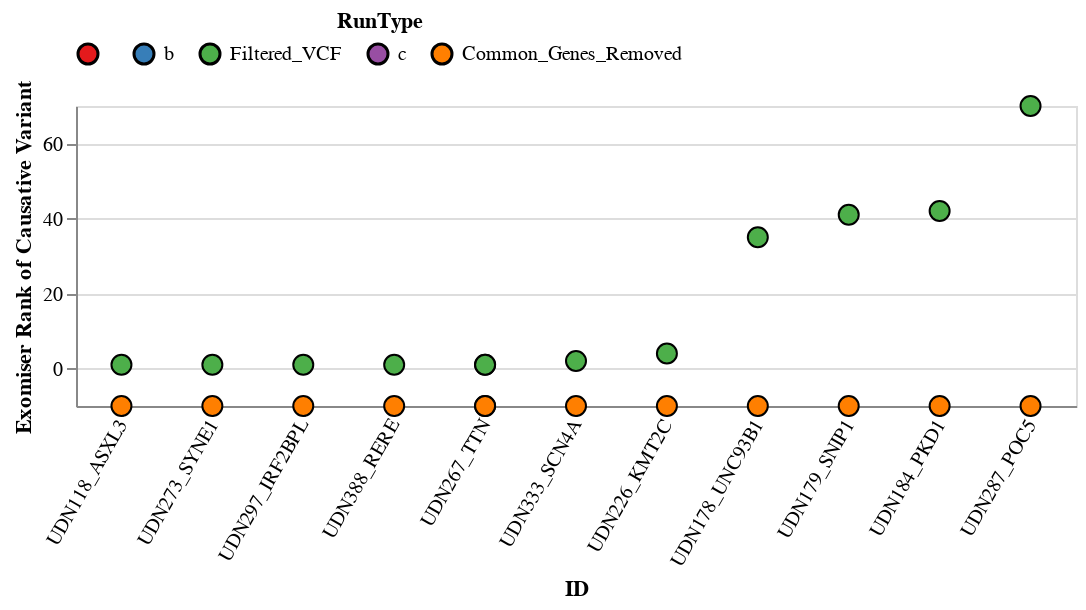

The cell this chart's notebook holds for it:
### Code cell
data = []
to_plot = []
to_plot_2 = []
to_plot_lost =[]

unfiltered_run_type = 'OG'
filtered_run_type = 'gene_p_filt'
successes = input[input['Class'] == 'OG']

for i, patient_row in successes.iterrows():
    ID = patient_row['Dumb_ID']
    variant = patient_row['Diagnostic_Variant']
    ranks = input[(input['Dumb_ID']==ID )& (input['Diagnostic_Variant']==variant)]
    unfiltered_rank = ranks[ranks['Class']==unfiltered_run_type]['Rank'].item()
    filtered_rank = ranks[ranks['Class']==filtered_run_type]['Rank'].item()
    difference = abs(unfiltered_rank - filtered_rank)
    data.append([ID, unfiltered_rank, difference, 'Filtered_VCF'])
    data.append([ID, filtered_rank, difference, 'Common_Genes_Removed'])

    if unfiltered_rank !=filtered_rank:
        if filtered_rank == -10:
            to_plot_lost.append(ID)
        else:
            # if difference > 10:
            #     to_plot_2.append(ID)
            # else:
            to_plot.append(ID)
    


df = pd.DataFrame(data, columns=['ID', 'Rank', 'Diff', 'RunType'])
print(len(to_plot_lost))

source = df[df['ID'].isin(to_plot_lost)].sort_values(by='Diff', ascending=True)
source=source[source['Diff']!=0]
order = list(source['ID'])
print(len(source)/2)
lost = alt.Chart(source).mark_circle(size=100, filled=True, stroke='black',strokeWidth=1, opacity=1).encode(
    x=alt.X('ID', sort=order,axis=alt.Axis(labelAngle=-60)),
    y=alt.Y('Rank', title='Exomiser Rank of Causative Variant'),#, scale=alt.Scale(domain=[0,29.1])),
    #size = 'Term_Diff',
     color=alt.Color('RunType', sort=['Common_Genes_Removed', 'Filtered'], scale=alt.Scale(scheme='set1', domain=['', 'b', 'Filtered_VCF','c','Common_Genes_Removed']), legend=alt.Legend(
        orient='top',
        direction='horizontal',
        titleAnchor='middle')),
    tooltip = ['RunType', 'ID', 'Rank', 'Diff']
).properties(
    height=150,
    width=500)

lost

### Figure 1 — Vega-Lite specification as saved in the notebook (floating-point values rounded to 4 significant figures)
{"config": {"view": {"continuousWidth": 300, "continuousHeight": 300}}, "data": {"name": "data-4a563342bcd89c334c4219379e6e8aca"}, "mark": {"type": "circle", "filled": true, "opacity": 1, "size": 100, "stroke": "black", "strokeWidth": 1}, "encoding": {"color": {"field": "RunType", "legend": {"direction": "horizontal", "orient": "top", "titleAnchor": "middle"}, "scale": {"domain": ["", "b", "Filtered_VCF", "c", "Common_Genes_Removed"], "scheme": "set1"}, "sort": ["Common_Genes_Removed", "Filtered"], "type": "nominal"}, "tooltip": [{"field": "RunType", "type": "nominal"}, {"field": "ID", "type": "nominal"}, {"field": "Rank", "type": "quantitative"}, {"field": "Diff", "type": "quantitative"}], "x": {"axis": {"labelAngle": -60}, "field": "ID", "sort": ["UDN118_ASXL3", "UDN118_ASXL3", "UDN273_SYNE1", "UDN273_SYNE1", "UDN297_IRF2BPL", "UDN297_IRF2BPL", "UDN388_RERE", "UDN388_RERE", "UDN267_TTN", "UDN267_TTN", "UDN267_TTN", "UDN267_TTN", "UDN333_SCN4A", "UDN333_SCN4A", "UDN226_KMT2C", "UDN226_KMT2C", "UDN178_UNC93B1", "UDN178_UNC93B1", "UDN179_SNIP1", "UDN179_SNIP1", "UDN184_PKD1", "UDN184_PKD1", "UDN287_POC5", "UDN287_POC5"], "type": "nominal"}, "y": {"field": "Rank", "title": "Exomiser Rank of Causative Variant", "type": "quantitative"}}, "height": 150, "width": 500, "$schema": "https://vega.github.io/schema/vega-lite/v5.17.0.json", "datasets": {"data-4a563342bcd89c334c4219379e6e8aca": [{"ID": "UDN118_ASXL3", "Rank": 1.0, "Diff": 11.0, "RunType": "Filtered_VCF"}, {"ID": "UDN118_ASXL3", "Rank": -10.0, "Diff": 11.0, "RunType": "Common_Genes_Removed"}, {"ID": "UDN273_SYNE1", "Rank": -10.0, "Diff": 11.0, "RunType": "Common_Genes_Removed"}, {"ID": "UDN273_SYNE1", "Rank": 1.0, "Diff": 11.0, "RunType": "Filtered_VCF"}, {"ID": "UDN297_IRF2BPL", "Rank": 1.0, "Diff": 11.0, "RunType": "Filtered_VCF"}, {"ID": "UDN297_IRF2BPL", "Rank": -10.0, "Diff": 11.0, "RunType": "Common_Genes_Removed"}, {"ID": "UDN388_RERE", "Rank": -10.0, "Diff": 11.0, "RunType": "Common_Genes_Removed"}, {"ID": "UDN388_RERE", "Rank": 1.0, "Diff": 11.0, "RunType": "Filtered_VCF"}, {"ID": "UDN267_TTN", "Rank": 1.0, "Diff": 11.0, "RunType": "Filtered_VCF"}, {"ID": "UDN267_TTN", "Rank": -10.0, "Diff": 11.0, "RunType": "Common_Genes_Removed"}, {"ID": "UDN267_TTN", "Rank": -10.0, "Diff": 11.0, "RunType": "Common_Genes_Removed"}, {"ID": "UDN267_TTN", "Rank": 1.0, "Diff": 11.0, "RunType": "Filtered_VCF"}, {"ID": "UDN333_SCN4A", "Rank": -10.0, "Diff": 12.0, "RunType": "Common_Genes_Removed"}, {"ID": "UDN333_SCN4A", "Rank": 2.0, "Diff": 12.0, "RunType": "Filtered_VCF"}, {"ID": "UDN226_KMT2C", "Rank": -10.0, "Diff": 14.0, "RunType": "Common_Genes_Removed"}, {"ID": "UDN226_KMT2C", "Rank": 4.0, "Diff": 14.0, "RunType": "Filtered_VCF"}, {"ID": "UDN178_UNC93B1", "Rank": -10.0, "Diff": 45.0, "RunType": "Common_Genes_Removed"}, {"ID": "UDN178_UNC93B1", "Rank": 35.0, "Diff": 45.0, "RunType": "Filtered_VCF"}, {"ID": "UDN179_SNIP1", "Rank": -10.0, "Diff": 51.0, "RunType": "Common_Genes_Removed"}, {"ID": "UDN179_SNIP1", "Rank": 41.0, "Diff": 51.0, "RunType": "Filtered_VCF"}, {"ID": "UDN184_PKD1", "Rank": -10.0, "Diff": 52.0, "RunType": "Common_Genes_Removed"}, {"ID": "UDN184_PKD1", "Rank": 42.0, "Diff": 52.0, "RunType": "Filtered_VCF"}, {"ID": "UDN287_POC5", "Rank": 70.0, "Diff": 80.0, "RunType": "Filtered_VCF"}, {"ID": "UDN287_POC5", "Rank": -10.0, "Diff": 80.0, "RunType": "Common_Genes_Removed"}]}}
